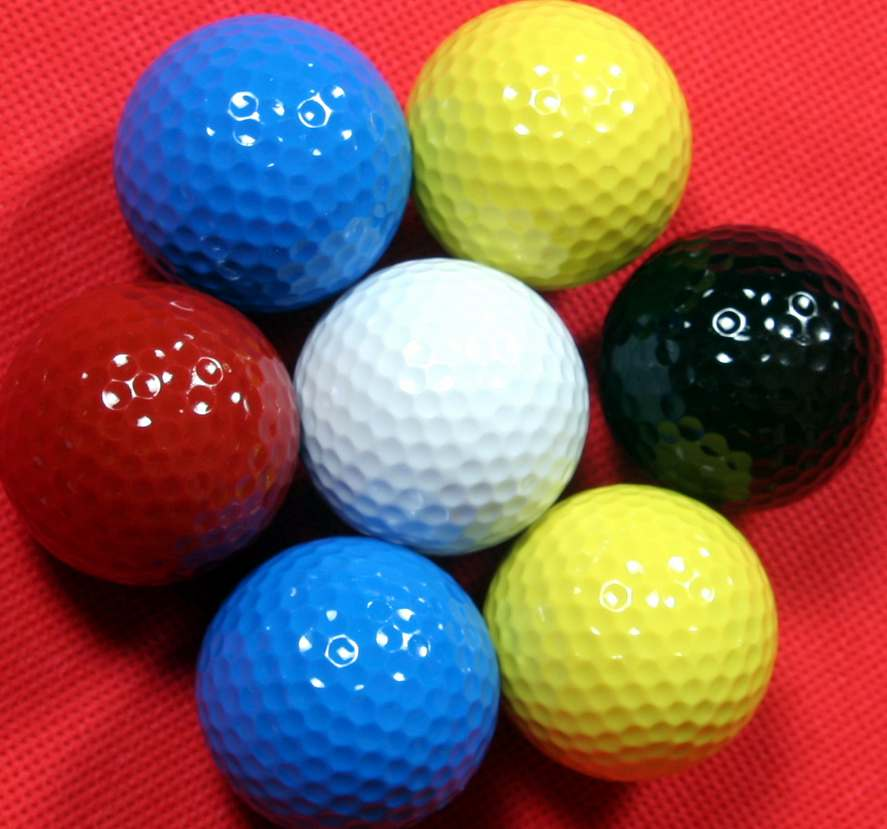
#> input picture ImageProcessing_Tutorial/Tutorial_OpenCV_PythonVersion/Image/color_ball.jpg, 887 x 829 px, found by its file name
$ python hsv.py
#> lines starting #> are read from the running program, lines starting #| are printed output that depends on the picture; after the words box and inside, x2 and y2 are one past the last pixel; in counts of white or black regions, pixels touching at a corner belong together
# Open Image in RGB
from module import *

img = cv.imread('../Image/color_ball.jpg')
#> img is the input picture: shape (829, 887, 3); mean B, G, R 86, 91, 137.5

# Convert BRG to HSV
hsv = cv.cvtColor(img, cv.COLOR_BGR2HSV)
#> hsv: shape (829, 887, 3); mean H, S, V 97.1, 189.9, 172.9

# matplotlib: cvt color for display
imgPlt = cv.cvtColor(img, cv.COLOR_BGR2RGB)

# Color InRange()
lower_range = np.array([100,128,0])
upper_range = np.array([215,255,255])
dst_inrange = cv.inRange(hsv, lower_range, upper_range)
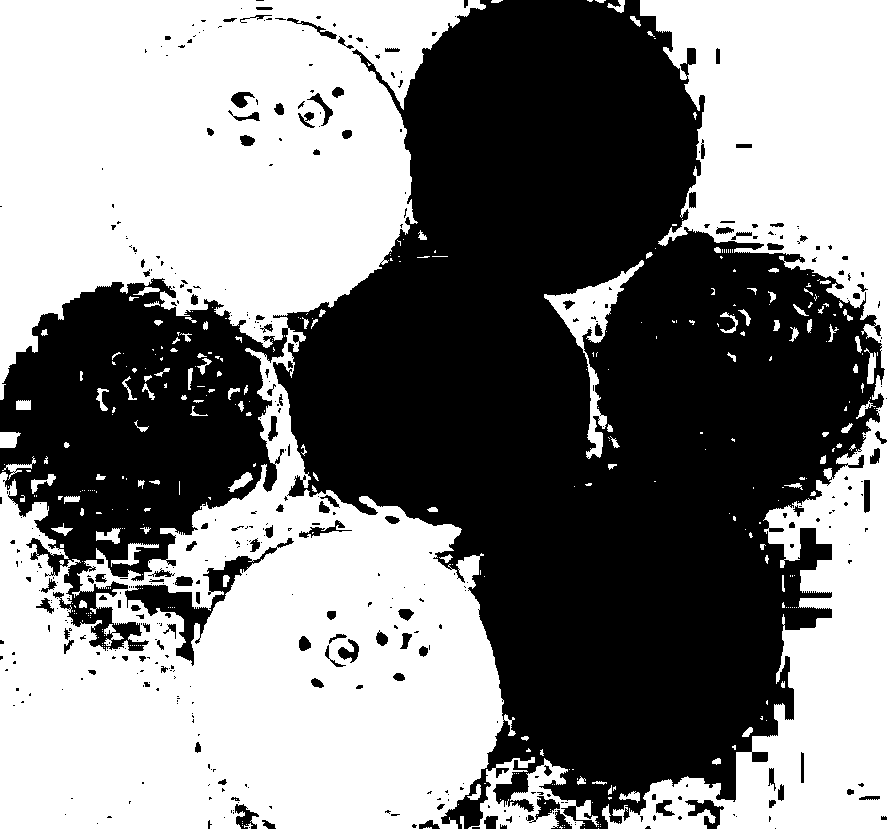
#> dst_inrange: shape (829, 887); 51.1% white; 440 black regions (318 under 20 px), largest, box (x1, y1, x2, y2) and area: (0, 0, 885, 829) 345411, (125, 538, 294, 666) 3332, (685, 800, 724, 829) 496

# Mask selected range
mask = cv.inRange(hsv, lower_range, upper_range)
dst = cv.bitwise_and(hsv,hsv, mask= mask)
#> dst: shape (829, 887, 3); mean H, S, V 77.3, 109.6, 95.1

# Plot Results
titles = ['Original ', 'Mask','Inrange']
images = [imgPlt, mask, dst]

for i in range(3):
    plt.subplot(1,3,i+1),plt.imshow(images[i])
    plt.title(titles[i])
    plt.xticks([]),plt.yticks([])
plt.show()
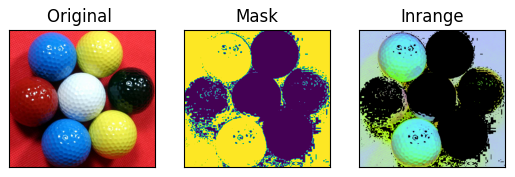
#> figure drawn by matplotlib, 3 panels

$ run again, with ImageProcessing_Tutorial/Tutorial_OpenCV_PythonVersion/Image/coin.jpg copied over ImageProcessing_Tutorial/Tutorial_OpenCV_PythonVersion/Image/color_ball.jpg
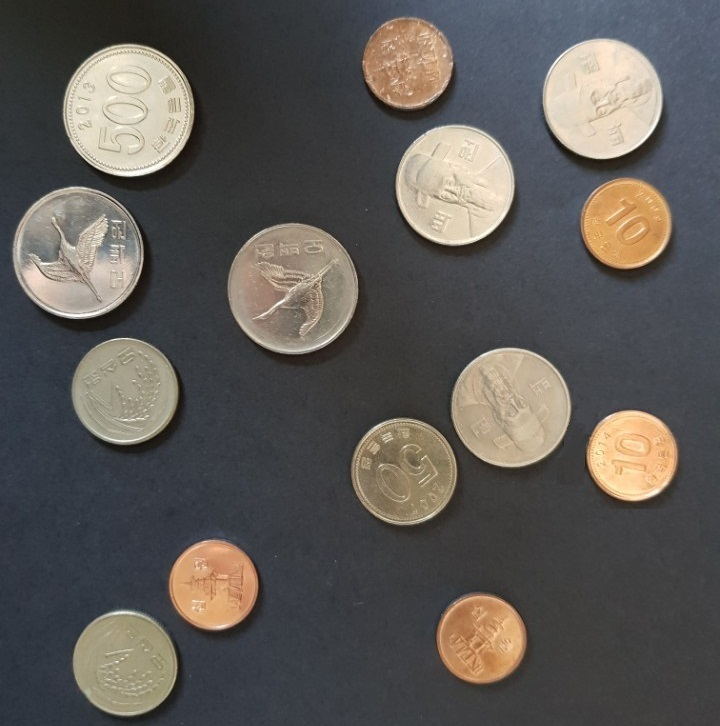
#> input picture ImageProcessing_Tutorial/Tutorial_OpenCV_PythonVersion/Image/coin.jpg, 720 x 726 px, found by its file name
#> img is the input picture: shape (726, 720, 3); mean B, G, R 86.1, 89.8, 93.3
#> hsv: shape (726, 720, 3); mean H, S, V 67.4, 39.5, 99
#> dst_inrange: shape (726, 720); every value is 0
#> dst: shape (726, 720, 3); every value is 0
#> `plt.show()`:
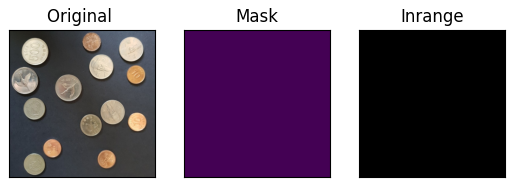
#> figure drawn by matplotlib, 3 panels

$ run again, with ImageProcessing_Tutorial/Tutorial_OpenCV_PythonVersion/Image/roadshadow.JPG copied over ImageProcessing_Tutorial/Tutorial_OpenCV_PythonVersion/Image/color_ball.jpg
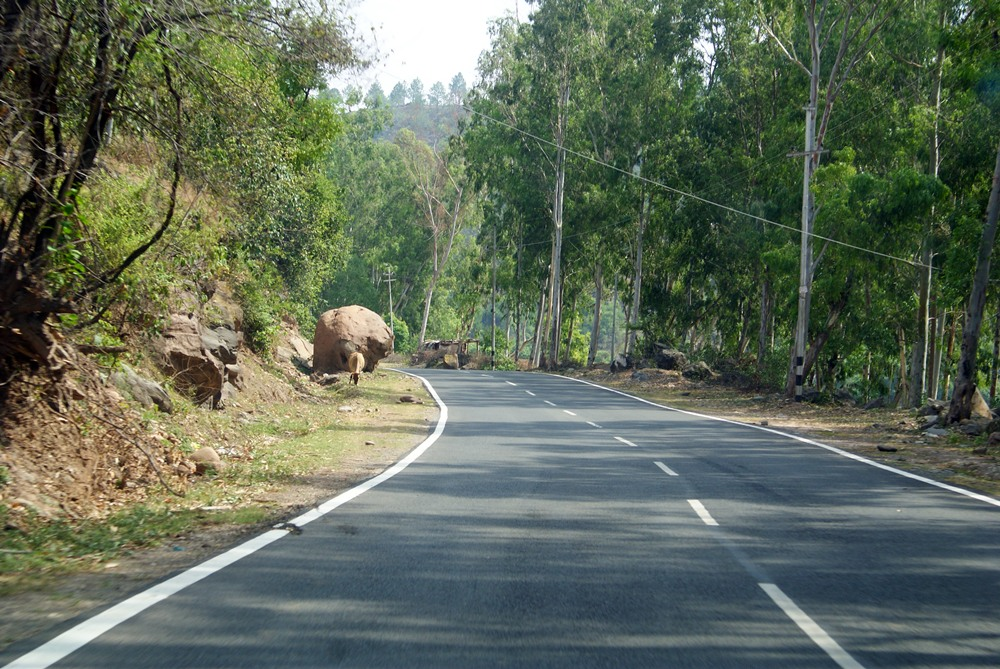
#> input picture ImageProcessing_Tutorial/Tutorial_OpenCV_PythonVersion/Image/roadshadow.JPG, 1000 x 669 px, found by its file name
#> img is the input picture: shape (669, 1000, 3); mean B, G, R 89.1, 106.5, 95.7
#> hsv: shape (669, 1000, 3); mean H, S, V 60.6, 79.4, 111.2
#> `dst_inrange = cv.inRange(hsv, lower_range, upper_range)`:
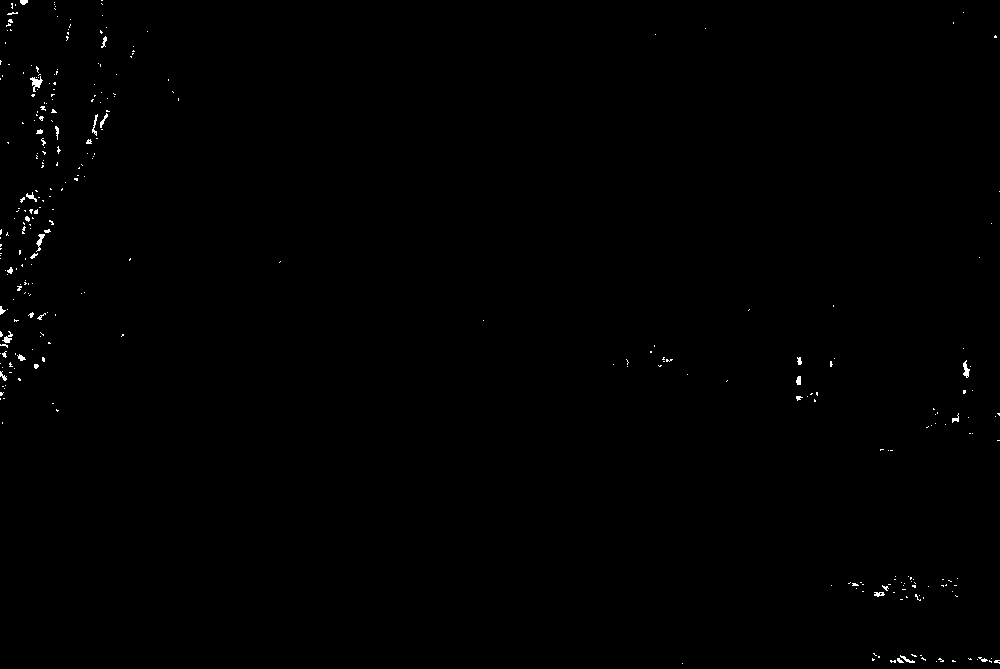
#> dst_inrange: shape (669, 1000); 0.32% white in thin lines or dots
#> dst: shape (669, 1000, 3); mean H, S, V 0.4, 0.6, 0.1
#> `plt.show()`:
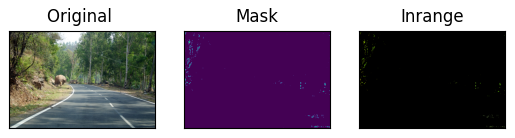
#> figure drawn by matplotlib, 3 panels
